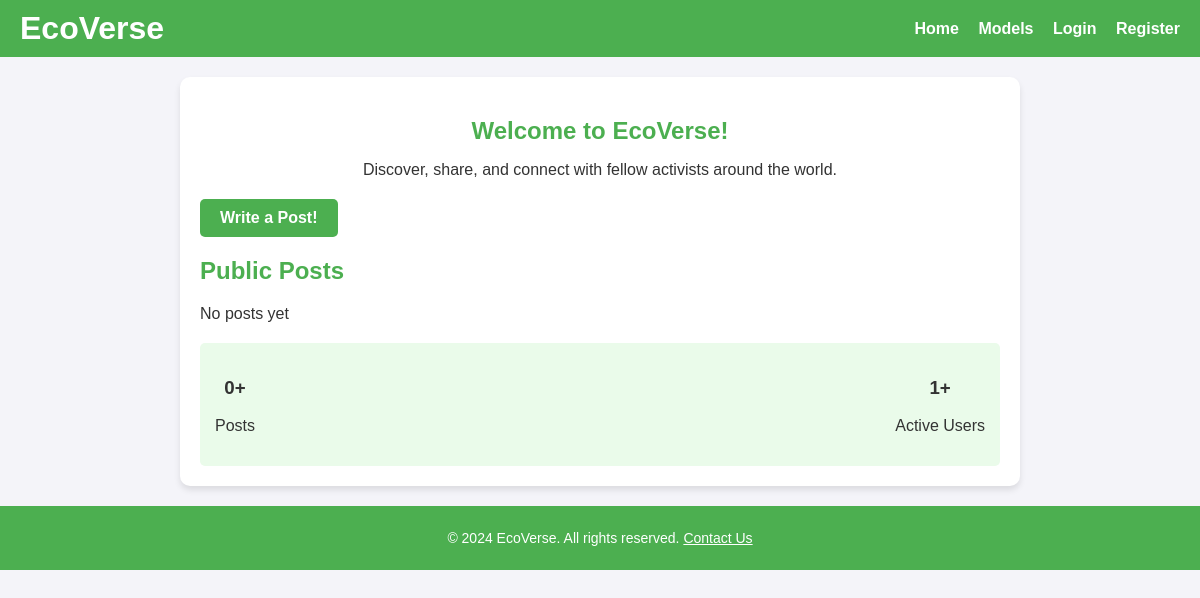
Page /dashboard on the earlier database version.
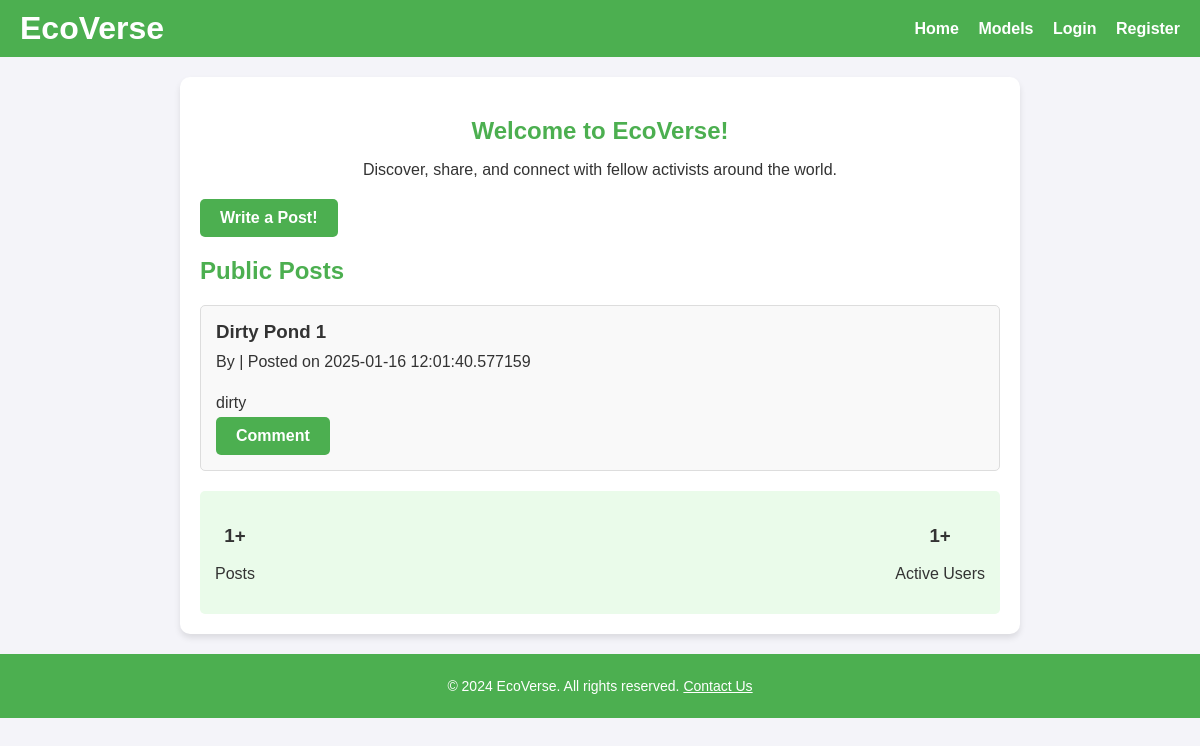
Same page on the later database version.
### app/models.py (models this page shows, shortened)
class Post(db.Model):
    id = db.Column(db.Integer, primary_key=True)
    title = db.Column(db.String(100))
    content = db.Column(db.String(10000))
    image = db.Column(db.LargeBinary)
    timestamp = db.Column(db.DateTime, default=datetime.now)
    userid = db.Column(db.Integer, db.ForeignKey('user.id'))
    comments = db.relationship('Comment', backref='post', lazy=True)

### app/routes.py (the view)
@app.route('/')
@app.route('/dashboard')
def dashboard():
    all_posts = Post.query.all()
    all_users = User.query.all()
    return render_template('dashboard.html', posts=all_posts, users=all_users)

### app/templates/dashboard.html (shortened to what this page needs)
<!DOCTYPE html>
<html lang="en">
<head>
    <link rel="stylesheet" href="{{ url_for('static', filename='main.css') }}">
</head>
<body>
    <div class="navbar">
        <h1>EcoVerse</h1>
        <div>
            <a href="#">Home</a>
            <a href="{{ url_for('model_home_view') }}">Models</a>
            {% if current_user.is_authenticated %}
                <a href="{{ url_for('logout_view') }}">Logout</a>
            {% else %}
                <a href="{{ url_for('login_view') }}">Login</a>
                <a href="{{ url_for('register_view') }}">Register</a>
            {% endif %}
        </div>
    </div>
    <div class="container">
        <div class="welcome">
            <h2>Welcome to EcoVerse!</h2>
            <p>Discover, share, and connect with fellow activists around the world.</p>
        </div>
        <p><a class="button" href="{{ url_for('post_view') }}">Write a Post!</a></p>
        <h2>Public Posts</h2>
        <div class="blog-list">
            {% if posts|length == 0 %}
            <p>No posts yet</p>
            {% else %}
            {% for post in posts %}
            <div class="blog-card">
                <h3>{{ post.title }}</h3>
                <p>By {{ post.userid.username }} | Posted on {{ post.timestamp }}</p>
                <br>
                <p>{{ post.content }}</p>
                <a class="button" href="#">Comment</a>
            </div>
            {% endfor %}
            {% endif %}
        </div>
        <div class="stats">
            <div>
                <h3>{{ posts|length }}+</h3>
                <p>Posts</p>
            </div>
            <div>
                <h3>{{ users|length }}+</h3>
                <p>Active Users</p>
            </div>
        </div>
    </div>
    <div class="footer">
        <p>&copy; 2024 EcoVerse. All rights reserved. <a href="#">Contact Us</a></p>
    </div>
</body>
</html>

### app/static/main.css (style rules this page uses)
body { font-family: Arial, sans-serif; margin: 0; padding: 0; background-color: #f4f4f9; color: #333; }
.navbar { background-color: #4CAF50; padding: 10px 20px; display: flex; justify-content: space-between; align-items: center; }
.navbar h1 { color: #fff; margin: 0; }
.navbar a { color: #fff; text-decoration: none; margin-left: 15px; font-weight: bold; }
.container { max-width: 800px; margin: 20px auto; background: #fff; padding: 20px; box-shadow: 0 4px 6px rgba(0, 0, 0, 0.1); border-radius: 10px; }
.container h2 { margin-bottom: 15px; font-size: 24px; color: #4CAF50; }
.button { display: inline-block; background-color: #4CAF50; color: #fff; padding: 10px 20px; text-decoration: none; border-radius: 5px; font-size: 16px; font-weight: bold; }
.welcome { text-align: center; margin-bottom: 20px; }
.blog-list { margin-top: 20px; }
.blog-card { background: #f9f9f9; padding: 15px; margin-bottom: 10px; border: 1px solid #ddd; border-radius: 5px; }
.blog-card h3 { margin: 0 0 10px; }
.blog-card p { margin: 0 0 5px; }
.stats { display: flex; justify-content: space-between; margin-top: 20px; background: #eafbea; padding: 15px; border-radius: 5px; }
.stats div { text-align: center; }
.footer { text-align: center; margin-top: 20px; padding: 10px 0; background: #4CAF50; color: #fff; font-size: 14px; }
.footer a { color: #fff; text-decoration: underline; }

Differences in the rows shown:
added Post: title "Dirty Pond 1", timestamp "2025-01-16 12:01:40.577159", content "dirty"
Other differences:
{{ posts|length }}: "0" → "1"
text no longer shown: "No posts yet"
